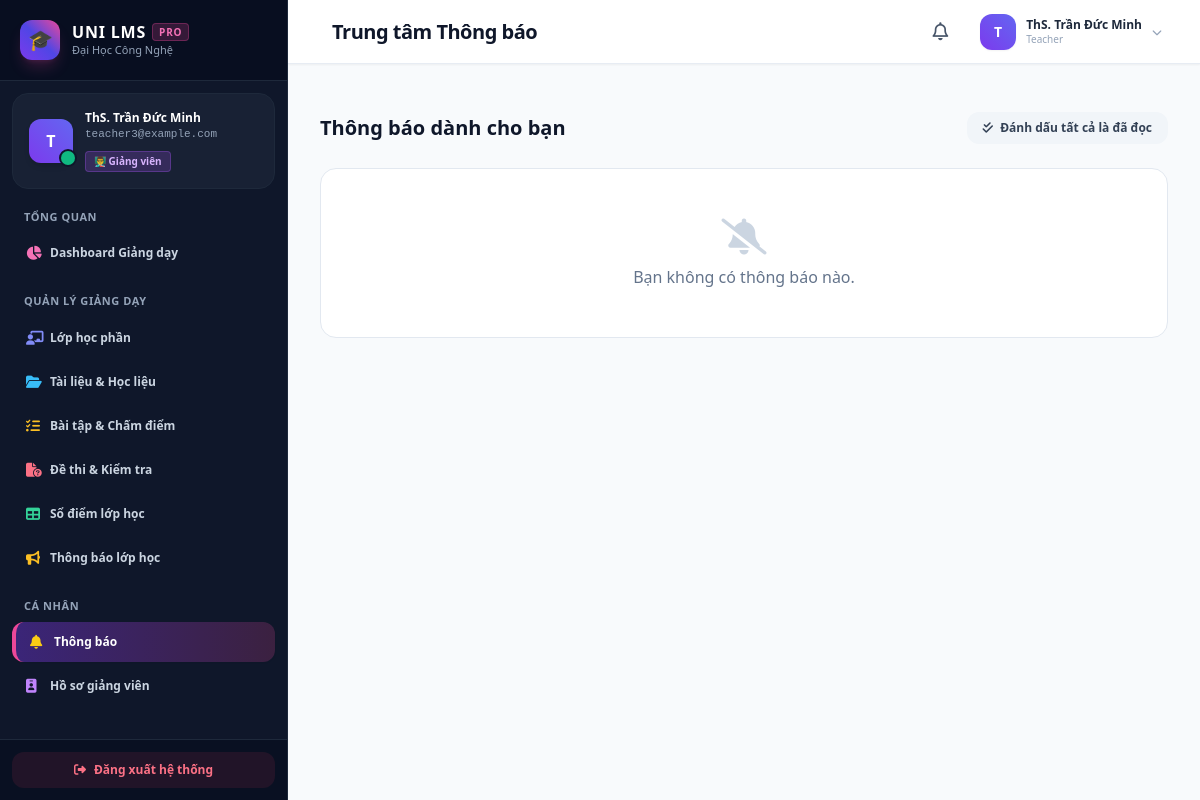
The page /notifications (signed in) on the database as committed earlier.
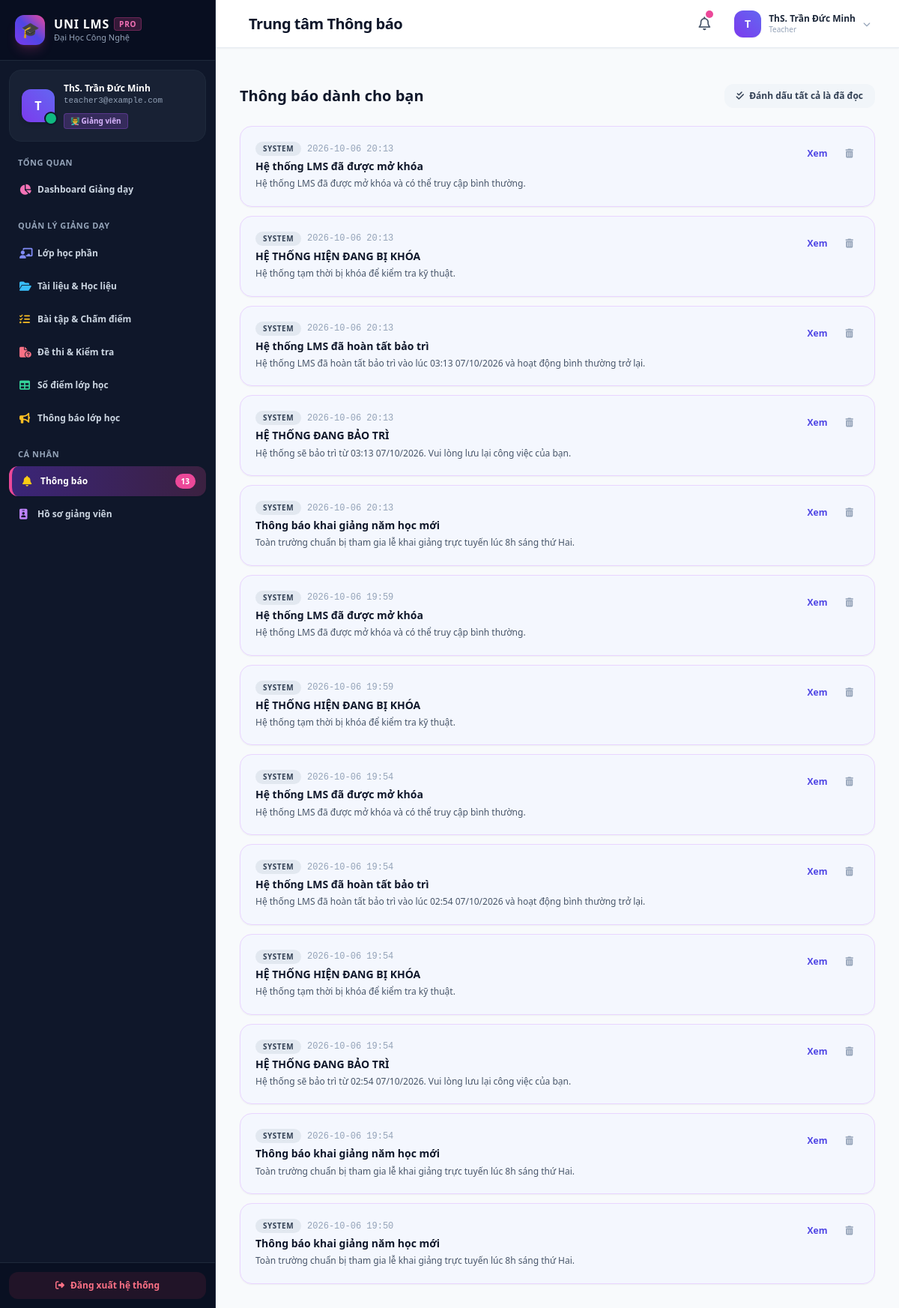
The same page on the database as committed later.
### tables this page shows
CREATE TABLE notifications (
        id INTEGER PRIMARY KEY AUTOINCREMENT,
        user_id INTEGER NOT NULL,
        title TEXT NOT NULL,
        message TEXT NOT NULL,
        category TEXT DEFAULT 'system', -- assignment, exam, material, grade, teacher, system
        link TEXT DEFAULT '#',
        is_read INTEGER DEFAULT 0,
        created_at TIMESTAMP DEFAULT CURRENT_TIMESTAMP,
        FOREIGN KEY (user_id) REFERENCES users (id) ON DELETE CASCADE
    );

### app/routes/common_routes.py (the view)
@common_bp.route('/notifications')
@login_required
def notifications():
    user = get_current_user()
    action = request.args.get('action')
    if action == 'mark_all_read':
        execute_db("UPDATE notifications SET is_read = 1 WHERE user_id = ?", (user['id'],))
        flash("Đã đánh dấu tất cả thông báo là đã đọc.", "success")
        return redirect(url_for('common_bp.notifications'))
    all_notifs = query_db("SELECT * FROM notifications WHERE user_id = ? ORDER BY created_at DESC", (user['id'],))
    return render_template('common/notifications.html', notifications=all_notifs)

### app/auth.py (called while the page is built)
def get_current_user():
    if 'user_id' not in session:
        return None
    if 'current_user' not in g:
        g.current_user = query_db(
            "SELECT * FROM users WHERE id = ? AND is_active = 1",
            (session['user_id'],),
            one=True
        )
    return g.current_user

def login_required(f):
    @wraps(f)
    def decorated_function(*args, **kwargs):
        user = get_current_user()
        if user is None:
            flash("Vui lòng đăng nhập để truy cập trang này.", "warning")
            return redirect(url_for('auth_bp.login', next=request.url))
        return f(*args, **kwargs)
    return decorated_function

### app/database.py (called while the page is built)
def get_db():
    if 'db' not in g:
        g.db = sqlite3.connect(
            DB_PATH
        )
        g.db.row_factory = sqlite3.Row
    return g.db

def query_db(query, args=(), one=False):
    cur = get_db().execute(query, args)
    rv = cur.fetchall()
    cur.close()
    return (rv[0] if rv else None) if one else rv

def get_setting(key, default=None):
    row = query_db("SELECT value FROM system_settings WHERE key = ?", (key,), one=True)
    if row:
        return row['value']
    return default

### app/templates/common/notifications.html (shortened to what this page needs)
{% extends "base.html" %}
{% block header_title %}Trung tâm Thông báo{% endblock %}
{% block content %}
<div class="space-y-6 max-w-4xl mx-auto">
    <div class="flex items-center justify-between">
        <h2 class="text-xl font-bold text-slate-900">Thông báo dành cho bạn</h2>
        <a href="{{ url_for('common_bp.notifications', action='mark_all_read') }}" class="px-4 py-2 bg-slate-100 hover:bg-slate-200 text-slate-700 text-xs font-semibold rounded-xl transition-all">
            <i class="fa-solid fa-check-double mr-1"></i> Đánh dấu tất cả là đã đọc
        </a>
    </div>
    <div class="space-y-3">
        {% for n in notifications %}
        <div class="p-5 rounded-2xl border transition-all flex items-start justify-between gap-4 {% if not n.is_read %}bg-indigo-50/40 border-purple-200 shadow-sm{% else %}bg-white border-slate-200{% endif %}">
            <div class="space-y-1">
                <div class="flex items-center space-x-2">
                    <span class="text-[10px] font-bold uppercase tracking-wider px-2.5 py-0.5 rounded-full
                        {% if n.category == 'assignment' %} bg-amber-100 text-amber-800
                        {% elif n.category == 'grade' %} bg-emerald-100 text-emerald-800
                        {% elif n.category == 'material' %} bg-sky-100 text-sky-800
                        {% else %} bg-slate-200 text-slate-700 {% endif %}">
                        {{ n.category }}
                    </span>
                    <span class="text-xs text-slate-400 font-mono">{{ n.created_at[:16] }}</span>
                </div>
                <h4 class="font-bold text-slate-900 text-sm leading-snug">
                    <a href="{{ url_for('common_bp.read_notification', notif_id=n.id) }}" class="hover:text-purple-600">
                        {{ n.title }}
                    </a>
                </h4>
                <p class="text-xs text-slate-600 leading-relaxed">{{ n.message }}</p>
            </div>
            <div class="flex items-center space-x-2 shrink-0">
                <a href="{{ url_for('common_bp.read_notification', notif_id=n.id) }}" class="p-2 text-indigo-600 hover:bg-indigo-50 rounded-lg text-xs font-semibold">
                    Xem
                </a>
                <a href="{{ url_for('common_bp.delete_notification', notif_id=n.id) }}" class="p-2 text-slate-400 hover:text-rose-600 rounded-lg text-xs">
                    <i class="fa-solid fa-trash-can"></i>
                </a>
            </div>
        </div>
        {% else %}
        <div class="bg-white p-12 rounded-2xl border border-slate-200 text-center text-slate-500">
            <i class="fa-solid fa-bell-slash text-4xl text-slate-300 mb-2 block"></i>
            Bạn không có thông báo nào.
        </div>
        {% endfor %}
    </div>
</div>
{% endblock %}

### app/templates/base.html (shortened to what the changed rows need)
<!DOCTYPE html>
<html lang="vi">
<head>
    <script src="https://cdn.tailwindcss.com"></script>
    <link rel="stylesheet" href="https://cdnjs.cloudflare.com/ajax/libs/font-awesome/6.5.1/css/all.min.css">
</head>
<body class="bg-slate-100 text-slate-800 font-sans antialiased min-h-screen flex flex-col">
    {% if current_user %}
    <div class="flex h-screen overflow-hidden">
        <aside id="sidebar" class="fixed lg:static inset-y-0 left-0 z-50 w-72 bg-slate-900 text-white flex flex-col transition-transform duration-300 transform -translate-x-full lg:translate-x-0 shrink-0 sidebar-scrollbar overflow-y-auto border-r border-slate-800 shadow-2xl lg:shadow-none">
            <div class="p-5 flex items-center justify-between border-b border-slate-800 bg-slate-950/50">
                <a href="{{ url_for('common_bp.profile') }}" class="flex items-center space-x-3 group">
                    <div>
                        <h1 class="font-extrabold text-base leading-tight tracking-wider text-white flex items-center gap-1.5">
                            <span>UNI LMS</span>
                            <span class="text-[10px] px-1.5 py-0.5 rounded bg-pink-500/20 text-pink-400 font-bold border border-pink-500/30">PRO</span>
                        </h1>
                    </div>
                </a>
            </div>
            <nav class="flex-1 px-3 py-2 space-y-5">
                {% if current_user.role == 'student' %}
                    <div>
                        <p class="px-3 text-[11px] font-bold text-slate-400 uppercase tracking-wider mb-2">Tổng quan</p>
                        <a href="{{ url_for('student_bp.dashboard') }}" class="flex items-center px-3.5 py-2.5 rounded-xl text-xs font-semibold transition-all duration-200 {% if request.endpoint == 'student_bp.dashboard' %} bg-gradient-to-r from-purple-600/40 to-pink-500/20 text-white border-l-4 border-pink-500 shadow-sm {% else %} text-slate-300 hover:bg-slate-800 hover:text-white {% endif %}">
                            <i class="fa-solid fa-chart-line w-6 text-pink-400 text-sm"></i>
                            <span>Dashboard Học tập</span>
                        </a>
                    </div>
                    <div>
                        <p class="px-3 text-[11px] font-bold text-slate-400 uppercase tracking-wider mb-2">Học tập & Rèn luyện</p>
                        <div class="space-y-1">
                            <a href="{{ url_for('student_bp.classes') }}" class="flex items-center px-3.5 py-2.5 rounded-xl text-xs font-semibold transition-all duration-200 {% if 'class' in request.endpoint %} bg-gradient-to-r from-purple-600/40 to-pink-500/20 text-white border-l-4 border-pink-500 shadow-sm {% else %} text-slate-300 hover:bg-slate-800 hover:text-white {% endif %}">
                                <i class="fa-solid fa-book-bookmark w-6 text-indigo-400 text-sm"></i>
                                <span>Lớp học phần</span>
                            </a>
                            <a href="{{ url_for('student_bp.materials') }}" class="flex items-center px-3.5 py-2.5 rounded-xl text-xs font-semibold transition-all duration-200 {% if request.endpoint == 'student_bp.materials' %} bg-gradient-to-r from-purple-600/40 to-pink-500/20 text-white border-l-4 border-pink-500 shadow-sm {% else %} text-slate-300 hover:bg-slate-800 hover:text-white {% endif %}">
                                <i class="fa-solid fa-folder-open w-6 text-sky-400 text-sm"></i>
                                <span>Tài liệu & Học liệu</span>
                            </a>
                            <a href="{{ url_for('student_bp.assignments') }}" class="flex items-center px-3.5 py-2.5 rounded-xl text-xs font-semibold transition-all duration-200 {% if 'assignment' in request.endpoint %} bg-gradient-to-r from-purple-600/40 to-pink-500/20 text-white border-l-4 border-pink-500 shadow-sm {% else %} text-slate-300 hover:bg-slate-800 hover:text-white {% endif %}">
                                <i class="fa-solid fa-pen-to-square w-6 text-amber-400 text-sm"></i>
                                <span>Bài tập & Nộp bài</span>
                            </a>
                            <a href="{{ url_for('student_bp.exams') }}" class="flex items-center px-3.5 py-2.5 rounded-xl text-xs font-semibold transition-all duration-200 {% if 'exam' in request.endpoint %} bg-gradient-to-r from-purple-600/40 to-pink-500/20 text-white border-l-4 border-pink-500 shadow-sm {% else %} text-slate-300 hover:bg-slate-800 hover:text-white {% endif %}">
                                <i class="fa-solid fa-stopwatch w-6 text-rose-400 text-sm"></i>
                                <span>Kiểm tra trực tuyến</span>
                            </a>
                            <a href="{{ url_for('student_bp.academic_results') }}" class="flex items-center px-3.5 py-2.5 rounded-xl text-xs font-semibold transition-all duration-200 {% if request.endpoint == 'student_bp.academic_results' %} bg-gradient-to-r from-purple-600/40 to-pink-500/20 text-white border-l-4 border-pink-500 shadow-sm {% else %} text-slate-300 hover:bg-slate-800 hover:text-white {% endif %}">
                                <i class="fa-solid fa-graduation-cap w-6 text-emerald-400 text-sm"></i>
                                <span>Kết quả học tập & Điểm</span>
                            </a>
                        </div>
                    </div>
                    <div>
                        <p class="px-3 text-[11px] font-bold text-slate-400 uppercase tracking-wider mb-2">Cá nhân</p>
                        <div class="space-y-1">
                            <a href="{{ url_for('common_bp.notifications') }}" class="flex items-center justify-between px-3.5 py-2.5 rounded-xl text-xs font-semibold transition-all duration-200 {% if request.endpoint == 'common_bp.notifications' %} bg-gradient-to-r from-purple-600/40 to-pink-500/20 text-white border-l-4 border-pink-500 shadow-sm {% else %} text-slate-300 hover:bg-slate-800 hover:text-white {% endif %}">
                                <div class="flex items-center">
                                    <i class="fa-solid fa-bell w-6 text-yellow-400 text-sm"></i>
                                    <span>Thông báo</span>
                                </div>
                                {% if unread_notifications_count > 0 %}
                                    <span class="bg-pink-500 text-white text-[10px] px-2 py-0.5 rounded-full font-bold">{{ unread_notifications_count }}</span>
                                {% endif %}
                            </a>
                            <a href="{{ url_for('common_bp.profile') }}" class="flex items-center px-3.5 py-2.5 rounded-xl text-xs font-semibold transition-all duration-200 {% if request.endpoint == 'common_bp.profile' %} bg-gradient-to-r from-purple-600/40 to-pink-500/20 text-white border-l-4 border-pink-500 shadow-sm {% else %} text-slate-300 hover:bg-slate-800 hover:text-white {% endif %}">
                                <i class="fa-solid fa-id-badge w-6 text-purple-400 text-sm"></i>
                                <span>Hồ sơ cá nhân</span>
                            </a>
                        </div>
                    </div>
                {% elif current_user.role == 'teacher' %}
                    <div>
                        <div class="space-y-1">
                            <a href="{{ url_for('common_bp.notifications') }}" class="flex items-center justify-between px-3.5 py-2.5 rounded-xl text-xs font-semibold transition-all duration-200 {% if request.endpoint == 'common_bp.notifications' %} bg-gradient-to-r from-purple-600/40 to-pink-500/20 text-white border-l-4 border-pink-500 shadow-sm {% else %} text-slate-300 hover:bg-slate-800 hover:text-white {% endif %}">
                                <div class="flex items-center">
                                    <i class="fa-solid fa-bell w-6 text-yellow-400 text-sm"></i>
                                    <span>Thông báo</span>
                                </div>
                                {% if unread_notifications_count > 0 %}
                                    <span class="bg-pink-500 text-white text-[10px] px-2 py-0.5 rounded-full font-bold">{{ unread_notifications_count }}</span>
                                {% endif %}
                            </a>
                        </div>
                    </div>
                {% endif %}
            </nav>
        </aside>
        <div class="flex-1 flex flex-col min-w-0 overflow-hidden bg-slate-50">
            <header class="bg-white border-b border-slate-200/80 h-16 flex items-center justify-between px-4 lg:px-8 shrink-0 shadow-sm z-30">
                <div class="flex items-center space-x-3">
                    <div>
                        <h2 class="text-lg lg:text-xl font-extrabold text-slate-900 tracking-tight leading-tight">
                            {% block header_title %}Trang chủ LMS{% endblock %}
                        </h2>
                    </div>
                </div>
                <div class="flex items-center space-x-3 lg:space-x-4">
                    <a href="{{ url_for('common_bp.notifications') }}" class="relative p-2.5 text-slate-600 hover:text-purple-600 hover:bg-purple-50 rounded-xl transition-all">
                        <i class="fa-regular fa-bell text-lg"></i>
                        {% if unread_notifications_count > 0 %}
                            <span class="absolute top-1.5 right-1.5 w-2.5 h-2.5 bg-pink-500 rounded-full ring-2 ring-white animate-pulse"></span>
                        {% endif %}
                    </a>
                </div>
            </header>
            <main class="flex-1 overflow-y-auto p-4 lg:p-8 custom-scrollbar">
                {% block content %}{% endblock %}
            </main>
        </div>
    </div>
    {% endif %}
</body>
</html>

Rows that differ between the two databases and show on the page:
added notifications: category "SYSTEM", created_at "2026-10-06 20:13", title "Hệ thống LMS đã được mở khóa", message "Hệ thống LMS đã được mở khóa và có thể truy cập bình thường."
added notifications: category "SYSTEM", created_at "2026-10-06 20:13", title "HỆ THỐNG HIỆN ĐANG BỊ KHÓA", message "Hệ thống tạm thời bị khóa để kiểm tra kỹ thuật."
added notifications: category "SYSTEM", created_at "2026-10-06 20:13", title "Hệ thống LMS đã hoàn tất bảo trì", message "Hệ thống LMS đã hoàn tất bảo trì vào lúc 03:13 07/10/2026 và hoạt động bình thường trở lại."
added notifications: category "SYSTEM", created_at "2026-10-06 20:13", title "HỆ THỐNG ĐANG BẢO TRÌ", message "Hệ thống sẽ bảo trì từ 03:13 07/10/2026. Vui lòng lưu lại công việc của bạn."
added notifications: category "SYSTEM", created_at "2026-10-06 20:13", title "Thông báo khai giảng năm học mới", message "Toàn trường chuẩn bị tham gia lễ khai giảng trực tuyến lúc 8h sáng thứ Hai."
added notifications: category "SYSTEM", created_at "2026-10-06 19:59", title "Hệ thống LMS đã được mở khóa", message "Hệ thống LMS đã được mở khóa và có thể truy cập bình thường."
added notifications: category "SYSTEM", created_at "2026-10-06 19:59", title "HỆ THỐNG HIỆN ĐANG BỊ KHÓA", message "Hệ thống tạm thời bị khóa để kiểm tra kỹ thuật."
added notifications: category "SYSTEM", created_at "2026-10-06 19:54", title "Hệ thống LMS đã được mở khóa", message "Hệ thống LMS đã được mở khóa và có thể truy cập bình thường."
added notifications: category "SYSTEM", created_at "2026-10-06 19:54", title "Hệ thống LMS đã hoàn tất bảo trì", message "Hệ thống LMS đã hoàn tất bảo trì vào lúc 02:54 07/10/2026 và hoạt động bình thường trở lại."
added notifications: category "SYSTEM", created_at "2026-10-06 19:54", title "HỆ THỐNG HIỆN ĐANG BỊ KHÓA", message "Hệ thống tạm thời bị khóa để kiểm tra kỹ thuật."
added notifications: category "SYSTEM", created_at "2026-10-06 19:54", title "HỆ THỐNG ĐANG BẢO TRÌ", message "Hệ thống sẽ bảo trì từ 02:54 07/10/2026. Vui lòng lưu lại công việc của bạn."
added notifications: category "SYSTEM", created_at "2026-10-06 19:54", title "Thông báo khai giảng năm học mới", message "Toàn trường chuẩn bị tham gia lễ khai giảng trực tuyến lúc 8h sáng thứ Hai."
added notifications: category "SYSTEM", created_at "2026-10-06 19:50", title "Thông báo khai giảng năm học mới", message "Toàn trường chuẩn bị tham gia lễ khai giảng trực tuyến lúc 8h sáng thứ Hai."
Other text that changed with them:
{{ unread_notifications_count }}: (not shown) → "13"
text no longer shown: "Bạn không có thông báo nào."
